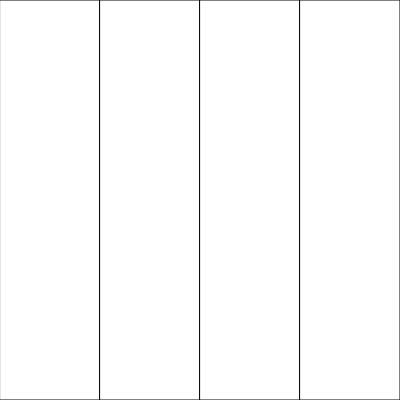
Frame 1 (no input)
Frame 60 (no input): identical to frame 1, image omitted
Frame 120 (the mouse pressed at the canvas centre since frame 60): identical to frame 1, image omitted

The p5.js sketch that drew this single still picture (run headless with seeded random() and noise() and a simulated clock; from frame 60 on, the mouse is pressed at the canvas centre):

// p5.js sketch
// ── sketch.js
function setup() {
  createCanvas(400, 400);
}

function draw() {
  background(255);
  rect(0, 0, width/4, height)
  rect(width/4, 0, width/4, height)
  rect(width/2, 0, width/4, height)
  rect(width*(3/4), 0, width/4, height)
 
}
